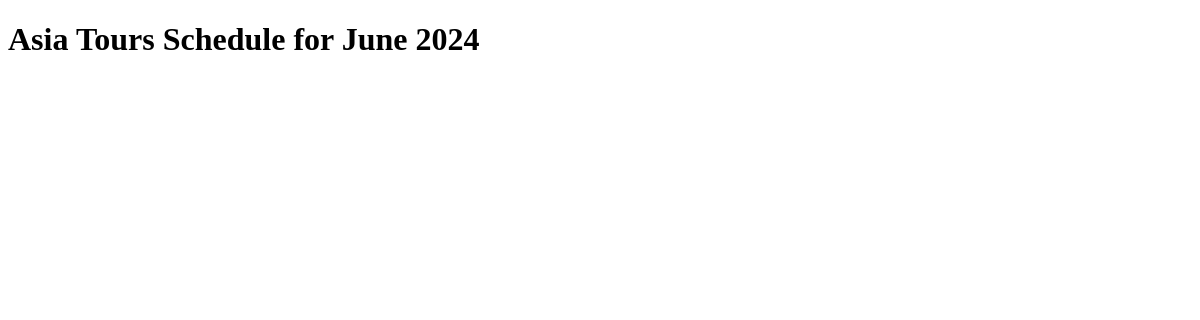
The app's page /, older data.
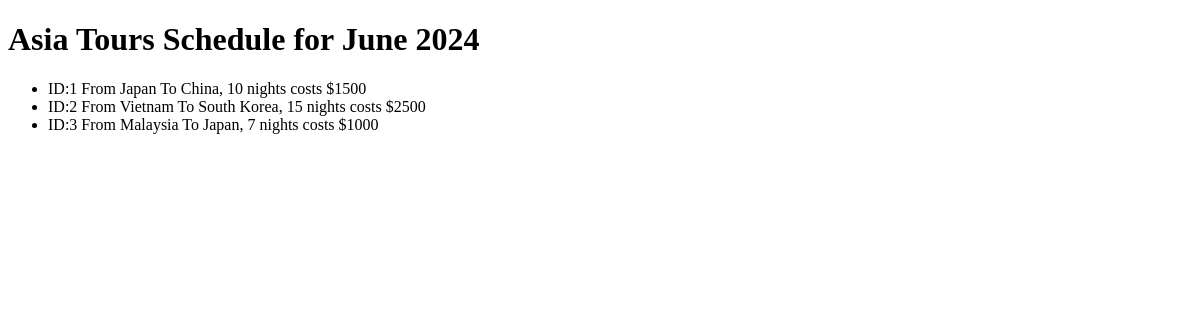
The same page, newer data.
### myapp/models.py (models this page shows)
class Tour(models.Model):
    origin_country = models.CharField(max_length=64)
    destination_country = models.CharField(max_length=64)
    number_of_nights = models.IntegerField()
    price = models.IntegerField()
    def __str__(self):
        return (f"ID:{self.id} From {self.origin_country} To {self.destination_country}, {self.number_of_nights} nights costs ${self.price}")

### myapp/views.py (the view)
# urls.py: path("", views.index),
def index(request):
    tours = Tour.objects.all()
    context = {
        'tours': tours
    }
    return render(request, 'tours/index.html', context)

### myapp/templates/tours/index.html (shortened to what this page needs)
<!DOCTYPE html>
<html>
<head>
</head>
<body>
    <h1>Asia Tours Schedule for June 2024</h1>
    <ul>
        {% for tour in tours %}
            <li>
                {{ tour }}
            </li>
        {% endfor %}
    </ul>
</html>

Row changes from the older to the newer data that the page shows:
added Tour: id+origin_country+destination_country "ID:1 From Japan To China, 10 nights costs $1500"
added Tour: id+origin_country+destination_country "ID:2 From Vietnam To South Korea, 15 nights costs $2500"
added Tour: id+origin_country+destination_country "ID:3 From Malaysia To Japan, 7 nights costs $1000"
